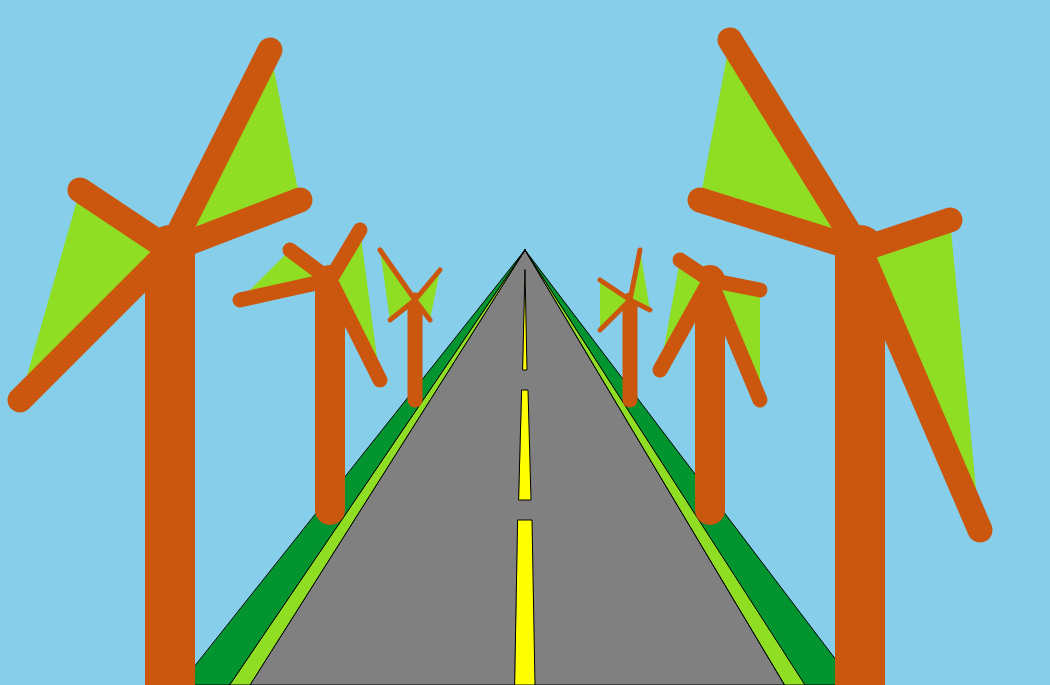
Frame 1 (no input)
Frame 60 (no input): identical to frame 1, image omitted
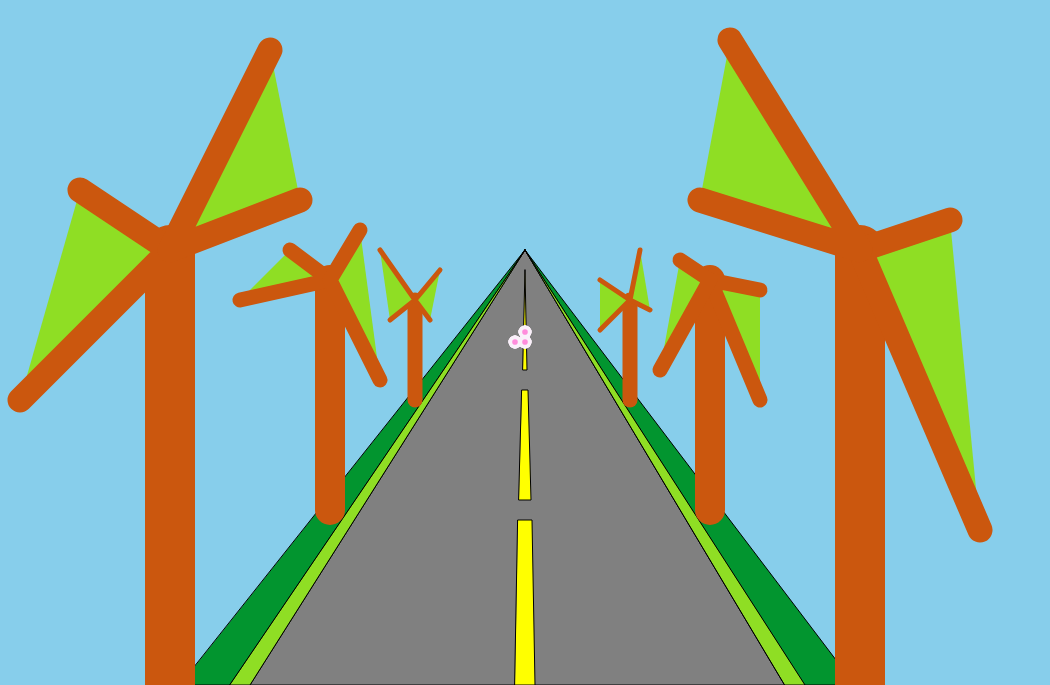
Frame 120 (the mouse pressed at the canvas centre since frame 60)

The p5.js sketch that drew these frames (run headless with seeded random() and noise() and a simulated clock; from frame 60 on, the mouse is pressed at the canvas centre):

// p5.js sketch
// ── sketch.js
function setup(){
  //배경
  createCanvas(1050,685);
  background('skyblue');
  
  //도로
 fill('gray');
triangle(250,685,785,685,525,250);
  
  //도로 위의 선
  fill('yellow');
  quad(515, 685, 535,685, 532,520,518,520);          quad(519,500,531,500,528,390,522,390); triangle(523,370,527,370,525,270);
  
  //연두색 잔디
  fill(143,222,36);  triangle(230,685,250,685,525,250);  triangle(785,685,805,685,525,250);
  
  
  //초록색 
  fill(2,149,47);
  triangle(180,685,230,685,525,250);
  triangle(805,685,855,685,525,250);
  fill(143,222,36);  triangle(230,685,250,685,525,250);  triangle(785,685,805,685,525,250);
  
  //오른쪽, 왼쪽 첫번째 나무
  strokeWeight(50);
  stroke(203,87,14);
  line(170,685,170,250);
  line(860,685,860,250); 
  strokeJoin(ROUND);
  strokeWeight(25);
  
  //왼쪽 첫번째 나무 가지1
  beginShape();
  vertex(80,190);
  vertex(170,250);
  vertex(20,400);
  endShape();
  
  //왼쪽 첫번째 나무 가지2
  beginShape();
  vertex(300,200);
  vertex(170,250);
  vertex(270,50);
  endShape();
  
  //오른쪽 첫번째 나무 가지1
  beginShape();
  vertex(950,220);
  vertex(860,250);
  vertex(980,530);
  endShape();
  
  //오른쪽 첫번째 나무 가지2
  beginShape();
  vertex(700,200);
  vertex(860,250);
  vertex(730,40);
  endShape();
  
  //오른쪽, 왼쪽 두번째 나무
  strokeWeight(30);
  stroke(203,87,14);
  line(330,510,330,280);
  line(710,510,710,280);
  strokeJoin(ROUND);
  strokeWeight(15);
  
  //왼쪽 두번째 나무 가지1
  beginShape();
  vertex(290,250);
  vertex(330,280);
  vertex(240,300);
  endShape();
  
  //왼쪽 두번째 나무 가지2
  beginShape();
  vertex(360,230);
  vertex(330,280);
  vertex(380,380);
  endShape();
  
  //오른쪽 두번째 나무 가지1
  beginShape();
  vertex(760,290);
  vertex(710,280);
  vertex(760,400);
  endShape();
  
  //오른쪽 두번째 나무 가지2
  beginShape();
  vertex(680,260);
  vertex(710,280);
  vertex(660,370);
  endShape();
  
  
  //오른쪽, 왼쪽 세번째 나무
  strokeWeight(15);
  stroke(203,87,14);
  line(415,400,415,300);
  line(630,400,630,300);
  strokeJoin(ROUND);
  strokeWeight(5);
  
  //왼쪽 세번째 나무 가지1
  beginShape();
  vertex(390,320);
  vertex(415,300);
  vertex(380,250);
  endShape();
  
  //왼쪽 세번째 나무 가지2
  beginShape();
  vertex(440,270);
  vertex(415,300);
  vertex(430,320);
  endShape();
  
  //오른쪽 세번째 나무 가지1
  beginShape();
  vertex(600,280);
  vertex(630,300);
  vertex(600,330);
  endShape();
  
  //오른쪽 세번째 나무 가지2
  beginShape();
  vertex(640,250);
  vertex(630,300);
  vertex(650,310);
  endShape();
  
}

//마우스 누르면 벚꽃 그리기
function draw(){
  if(mouseIsPressed){
   let size = random(5,10);
   stroke(250,240,250); 
 fill(255,140,220);  
 strokeWeight(size*0.3);   ellipse(mouseX,mouseY,size,size);
    ellipse(mouseX-10,mouseY,size,size);
    ellipse(mouseX,mouseY-10,size,size);
  }
  
}
